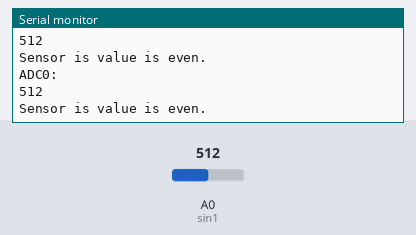
The sketch below on a simulated Arduino Uno, built with avr-gcc and run on an emulated ATmega328P. Shown: the last lines printed to the serial monitor. The inputs (shaded band) are chosen by the test bench; at power-on: A0 (sin1) = 512.

Above: at 1.2 s.
1.3 s: A0 (sin1) set to 0
At 1.72 s:
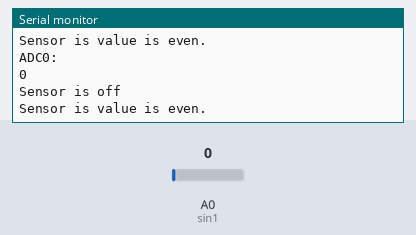
3.3 s: A0 (sin1) set to 511
At 3.52 s:
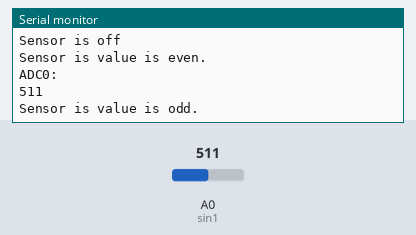
Timing chart, 0 to 6.3 s (numbered marks = the images above; inputs shaded):
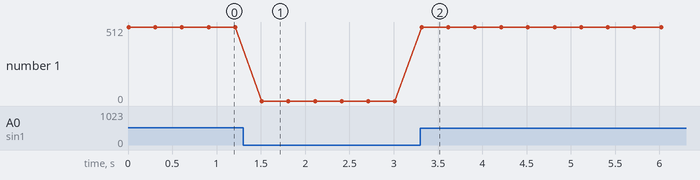

Measured:
- after the input at 1.3 s, the serial monitor: prints a new line after 0.21 s (image 1)
- after the input at 3.3 s, the serial monitor: prints a new line at once (image 2)
- plotted number 1: 0 → 511 after the input at 3.3 s

The sketch:

sketch_dec11a.ino
```cpp
const int sin1 = A0;
void setup() {
  // put your setup code here, to run once:
  Serial.begin(9600);
}


void loop() {
  // put your main code here, to run repeatedly:
  Serial.println("ADC0:");
  int analoge1 = analogRead(sin1);
  Serial.println(analoge1);
  if(analoge1 == 0) {
    Serial.println("Sensor is off");
  }
  if(analoge1 % 2 == 0 )
  {
        Serial.println("Sensor is value is even.");
  } else {
        Serial.println("Sensor is value is odd.");
  }
  delay(300);
}
```
